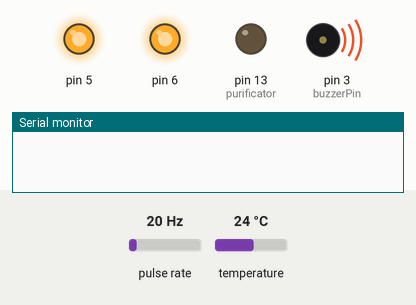
This sketch was run on a simulated Arduino Uno, built with avr-gcc and run on an emulated ATmega328P. Shown: output pins drawn as LEDs (lit = HIGH), buzzer (waves = sounding), the last lines printed to the serial monitor. Wiring (inferred from the names in the program): pulse sensor: data pin 2. Inputs (shaded band) come from the test bench; at power-on: pulse rate 20 Hz, temperature 24 °C. Pins used as bus, display or sensor lines are not drawn.

Above: at 0.1 s.
At 2.1 s:
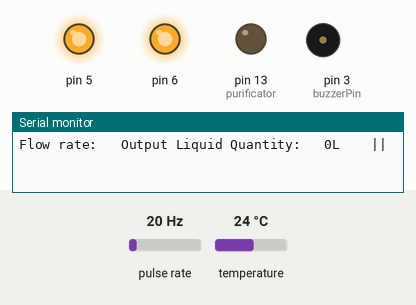
Timing chart, 0 to 3.6 s (numbered marks = the images above):
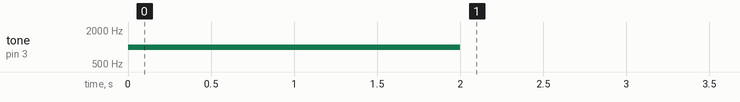

The sketch:

polihack.ino
```cpp
#include <OneWire.h>
#include <DallasTemperature.h>
#define ONE_WIRE_BUS 4

OneWire oneWire(ONE_WIRE_BUS);
DallasTemperature sensors(&oneWire);

const int purificator = 13;
const int buzzerPin = 3;
//waterflowsensor variables
byte waterflowInterrupt = 0;  // 0 = digital pin 2
byte waterflowPin       = 2;
float calibrationFactor = 4.5;
volatile byte pulseCount;
float flowRate;
unsigned int flowMilliLitres;
unsigned long totalMilliLitres;
unsigned long oldTime;

float oldTimePurif = 0;
float drinkTime = 0;

void setup() {
  Serial.begin(9600);

  // digitalWrite(statusLed, HIGH);

  pinMode(waterflowPin, INPUT);
  pinMode(purificator, OUTPUT);
  pinMode(buzzerPin, OUTPUT);
  pinMode(5, OUTPUT);
  pinMode(6, OUTPUT);
  digitalWrite(5, HIGH);
  digitalWrite(6, HIGH);
  pinMode(3, OUTPUT);
  digitalWrite(waterflowPin, HIGH);

  pulseCount        = 0;
  flowRate          = 0.0;
  flowMilliLitres   = 0;
  totalMilliLitres  = 0;
  oldTime           = 0;

  tone(buzzerPin, 1000, 2000);
  attachInterrupt(waterflowInterrupt, pulseCounter, FALLING);
}

void loop() {
  digitalWrite(3, HIGH);
  //waterflow sensor
   if((millis() - oldTime) > 1000)
  {
    detachInterrupt(waterflowInterrupt);
    flowRate = ((1000.0 / (millis() - oldTime)) * pulseCount) / calibrationFactor;
    oldTime = millis();
    flowMilliLitres = (flowRate / 60) * 1000;
    totalMilliLitres += flowMilliLitres;

    unsigned int frac;
    Serial.print("Flow rate: ");
      // Print the integer part of the variabl
    Serial.print("\t"); 		  // Print tab space

    Serial.print("Output Liquid Quantity: ");

    Serial.print("\t"); 		  // Print tab space
	  Serial.print(totalMilliLitres/1000);
	  Serial.print("L");
    Serial.print("    ||    ");


    pulseCount = 0;

    attachInterrupt(waterflowInterrupt, pulseCounter, FALLING);
  }


  //temperature
  // Call sensors.requestTemperatures() to issue a global temperature and Requests to all devices on the bus
  sensors.requestTemperatures();

  Serial.print("Celsius temperature: ");
  // Why "byIndex"? You can have more than one IC on the same bus. 0 refers to the first IC on the wire
  Serial.println(" - Fahrenheit temperature: ");
  Serial.print(int(flowRate));
  Serial.print("L/min");
  Serial.print("    ||    ");
  Serial.print(totalMilliLitres);
  Serial.print("mL");
  Serial.print("                            ||            ");
  Serial.print(sensors.getTempCByIndex(0));
  Serial.print("           ||            ");
  Serial.println(sensors.getTempFByIndex(0));
  delay(1000);

  if(millis() - oldTimePurif > 360000){
    digitalWrite(purificator, HIGH);
    delay(20000);
    digitalWrite(purificator, LOW);
    oldTimePurif = millis();
  }

  if(millis()- drinkTime > 3600000){
    tone(buzzerPin, 440); // A4
    delay(1000);

    tone(buzzerPin, 587); // D4
    delay(1000);

    tone(buzzerPin, 440); // A4
    delay(1000);

    tone(buzzerPin, 587); // D4
    delay(1000);
    noTone(buzzerPin);
    drinkTime = millis();
  }
}


void pulseCounter()
{
  pulseCount++;
}
```

Measured:
- by itself, tone on pin 3 (buzzerPin): silent → 1000 Hz at 0.00 s, → silent 2.0 s later
